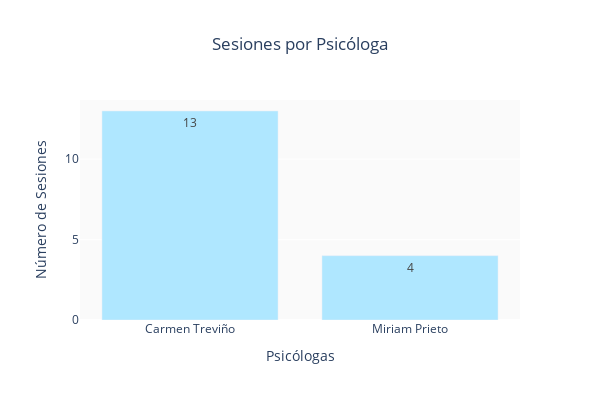

The cell this chart's notebook holds for it:
### Code cell
# Create a vertical bar chart with customization
fig = go.Figure()

# Add bars for each psychologist with custom colors
fig.add_trace(go.Bar(name='Carmen Treviño', 
                     x=['Carmen Treviño'], 
                     y=df_sesiones_por_psic['Carmen Treviño'], 
                     marker_color='#AFE7FF',  # Custom color for the first bar
                     text=df_sesiones_por_psic['Carmen Treviño'],  # Display the value above the bar
                     textposition='inside'))  # Position the text above the bar

fig.add_trace(go.Bar(name='Miriam Prieto', 
                     x=['Miriam Prieto'], 
                     y=df_sesiones_por_psic['Miriam Prieto'], 
                     marker_color='#AFE7FF',  # Custom color for the second bar
                     text=df_sesiones_por_psic['Miriam Prieto'],  # Display the value above the bar
                     textposition='inside'))  # Position the text above the bar

# Update layout for chart size, title, and background color
fig.update_layout(
    title='Sesiones por Psicóloga',
    title_x=0.5,  # Center the title
    xaxis_title='Psicólogas',
    yaxis_title='Número de Sesiones',
    barmode='group',
    plot_bgcolor='rgba(250, 250, 250, 1)',  # Custom plot background color
    paper_bgcolor='rgba(255, 255, 255, 1)',  # Custom outer background color
    width=600,  # Adjust the chart width to make it less wide
    height=400,  # Adjust the chart height
    showlegend=False
)

# Show the figure
fig.show()

fig4_path = os.path.join(folder_name, "Cant_Sesiones.png")
pio.write_image(fig, fig4_path)

### Figure 1 — Plotly figure (JSON) as saved in the notebook; plotly's stock layout.template omitted (floating-point values rounded to 4 significant figures)
{"data": [{"marker": {"color": "#AFE7FF"}, "name": "Carmen Treviño", "text": [13], "textposition": "inside", "type": "bar", "x": ["Carmen Treviño"], "y": [13]}, {"marker": {"color": "#AFE7FF"}, "name": "Miriam Prieto", "text": [4], "textposition": "inside", "type": "bar", "x": ["Miriam Prieto"], "y": [4]}], "layout": {"barmode": "group", "height": 400, "paper_bgcolor": "rgba(255, 255, 255, 1)", "plot_bgcolor": "rgba(250, 250, 250, 1)", "showlegend": false, "title": {"text": "Sesiones por Psicóloga", "x": 0.5}, "width": 600, "xaxis": {"title": {"text": "Psicólogas"}}, "yaxis": {"title": {"text": "Número de Sesiones"}}}}
